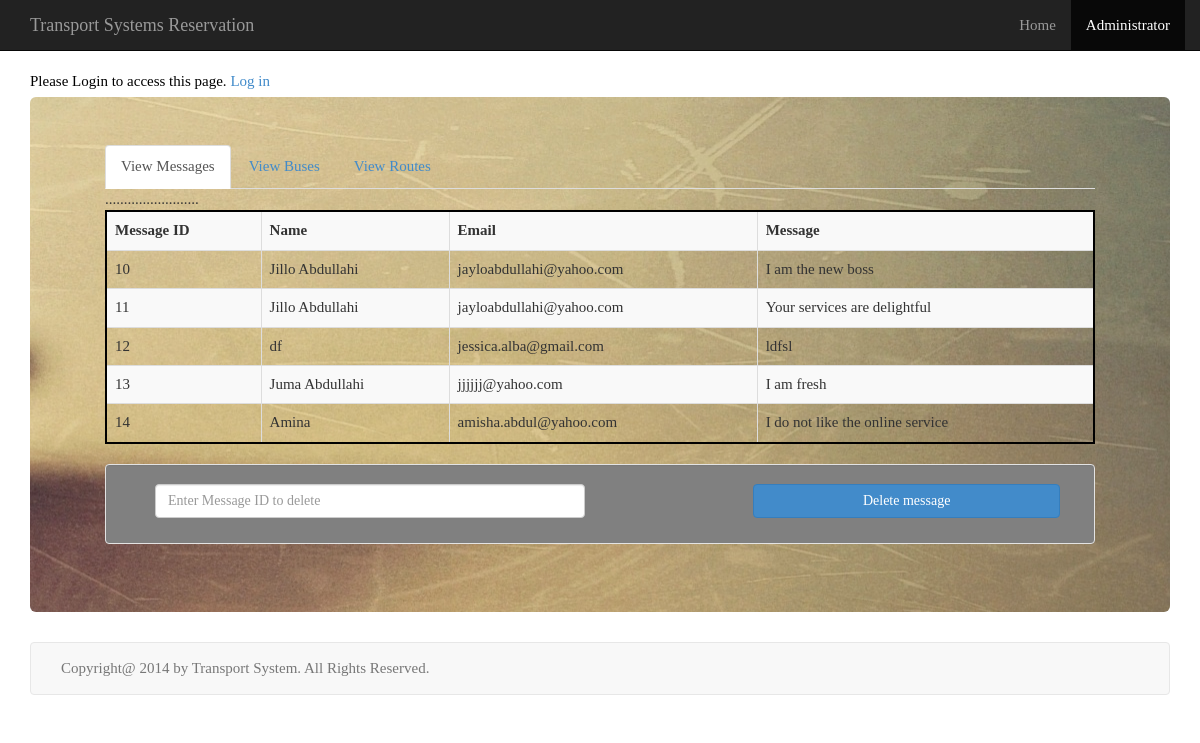
/adminPage.php, run on the app's committed database.
### tables this page shows
CREATE TABLE IF NOT EXISTS `contactus` (
  `id` int(254) NOT NULL AUTO_INCREMENT,
  `name` varchar(254) NOT NULL,
  `email` varchar(254) NOT NULL,
  `message` varchar(254) NOT NULL,
  PRIMARY KEY (`id`)
);

### adminPage.php (shortened to what this page needs)
<!DOCTYPE html>
<html>
<head>
	<link rel="stylesheet" type="text/css" href="css/bootstrap.min.css">
	<link rel="stylesheet" type="text/css" href="styles.css">
</head>
<body>
<div class="navbar navbar-inverse navbar-static-top">
	<div class="container">
		<a href="index.php" class="navbar-brand">Transport Systems Reservation</a>
		<div class="collapse navbar-collapse navHeaderCollapse">
			<ul class="nav navbar-nav navbar-right">
				<li><a href="index.php">Home</a></li>
				<li class="active"><a href="#">Administrator</a></li>
			</ul>
		</div>
	</div>
	</div>
<div class="container" id="admin_notification" style="color:black;">
				<?php
				require 'libs/adminStuffForlogin.php';
				?>
</div>
 <div class="container">
			<div class="jumbotron" id="middlejumbotronDetails">
				<div class="container">
					<ul class= "nav nav-tabs">
						<li class = "active">
								<a data-toggle="tab" href="#viewmessages" >View Messages</a>
						</li>
						<li>
								<a data-toggle="tab" href="#viewbuses"  >View Buses</a>
						</li>
						<li>
								<a data-toggle="tab" href="#viewroutes"  >View Routes</a>
						</li>
					</ul>
					<div class="tab-content">
						<div id="viewmessages" class="tab-pane fade in active" >
							<table class="table table-striped table-bordered" id="admin_table" width="600" border="1" cellpadding="1" cellspacing="1">
										<tr>
											<th>Message ID</th>
											<th>Name</th>
											<th>Email</th>
											<th>Message</th>
										</tr>
										<?php require 'libs/adminStuff.php';?>
							</table>
							<div class="well" style="background-color:gray; height:80px;">
								<form method="post" action="libs/deleteMessage.php" id="deleteMessageForm" onsubmit = "return validateMessagesForm()">
									<div class = "container">
										<div class="form-group col-lg-6">
											<input type="text" class ="form-control" name="id" id="custname" placeholder="Enter Message ID to delete" >
										</div>
										<div class="form-group">
											<input type = "submit" class="btn btn-primary btn-md col-lg-4 pull-right" name="deletebtn" value="Delete message"
											onclick="return confirm('Are you sure you want to delete this record?');">
										</div>
									</div>
								</form>
							</div>
						</div>
					</div>
				</div>
		</div>
</div>
<div class="container">
		<div class="navbar navbar-default navbar-static-bottom">
			<div class="container">
				<p class="navbar-text"> Copyright@ 2014 by Transport System. All Rights Reserved.</p>
			</div>
		</div>
</div>
</body>
</html>

### libs/adminStuffForLogin.php (shortened to what this page needs)
<?php
$userid = $_SESSION['userid'];
$username = $_SESSION['username'];
?>
<?php
if ($username && $userid)
		{
		echo "Welcome <b>$username</b>, <a href = './logout.php'>log out</a>";
		}
		else
			echo "Please Login to access this page. <a href='adminSignin.php'>Log in</a>";
?>

### libs/adminStuff.php (shortened to what this page needs)
<?php
$getCustomerMessages = "SELECT * FROM contactus LIMIT 0,30";
$custRecord = mysql_query($getCustomerMessages);
	while ($customer = mysql_fetch_assoc($custRecord))
	 {
		echo "<tr>.";
		echo "<td>".$customer['id']."</td>.";
		echo "<td>".$customer['name']."</td>.";
		echo "<td>".$customer['email']."</td>.";
		echo "<td>".$customer['message']."</td>.";
		echo "</tr>";
	}
?>

### styles.css (style rules this page uses)
body { background-image: url(img_background.png); font-family: Comic Sans MS; font-size: 15px; }
#middlejumbotronDetails { background-image: url(bus_header.jpg); }
#admin_notification { margin-bottom: 5px; color: black; }
#admin_table { border: 2px solid black; }

### data on the page
contactus: id "10", name "Jillo Abdullahi", email "jayloabdullahi@yahoo.com", message "I am the new boss"
contactus: id "11", name "Jillo Abdullahi", email "jayloabdullahi@yahoo.com", message "Your services are delightful"
contactus: id "12", name "df", email "jessica.alba@gmail.com", message "ldfsl"
contactus: id "13", name "Juma Abdullahi", email "jjjjjj@yahoo.com", message "I am fresh"
contactus: id "14", name "Amina", email "amisha.abdul@yahoo.com", message "I do not like the online service"
